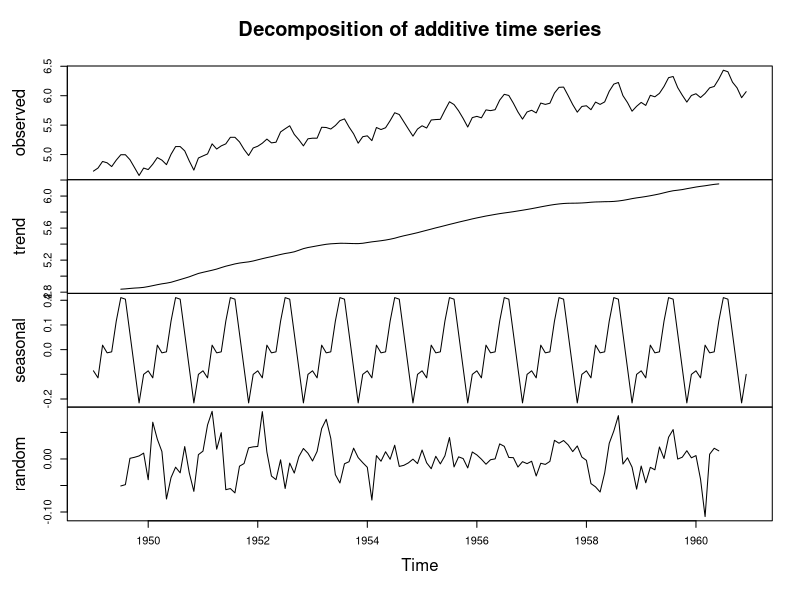
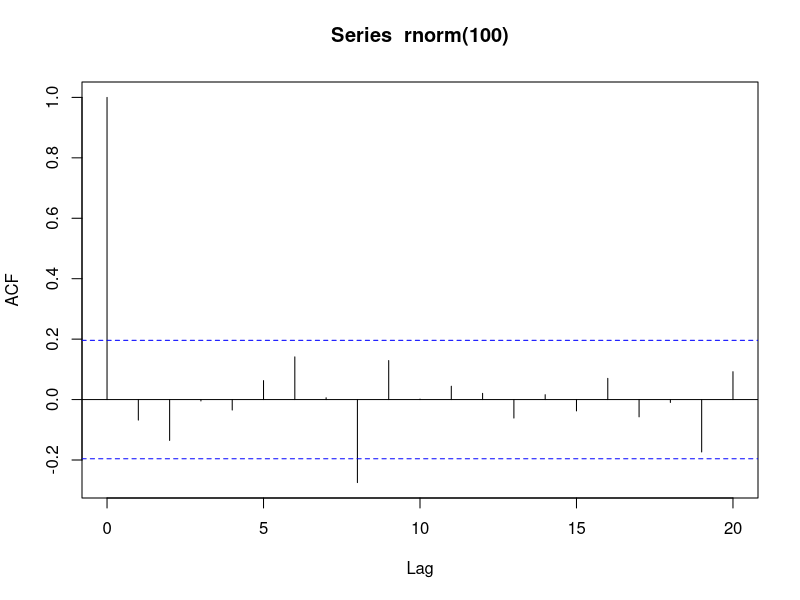
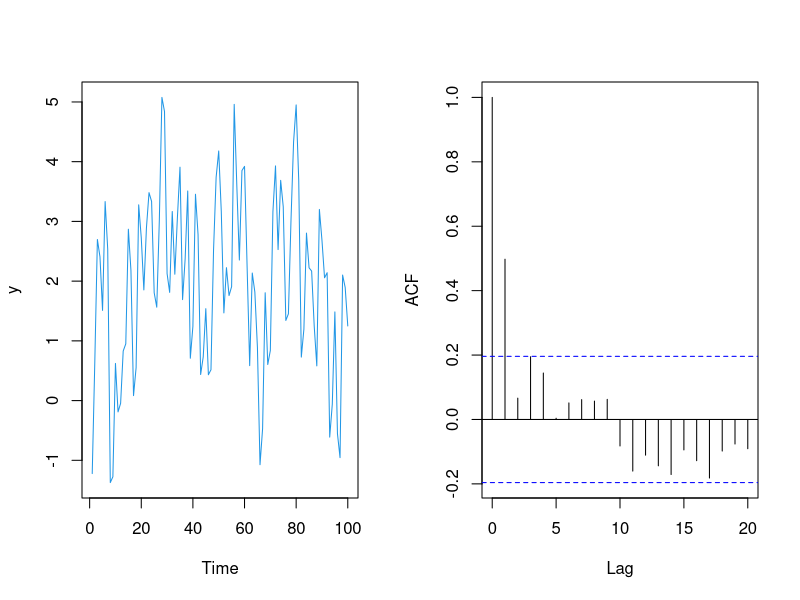
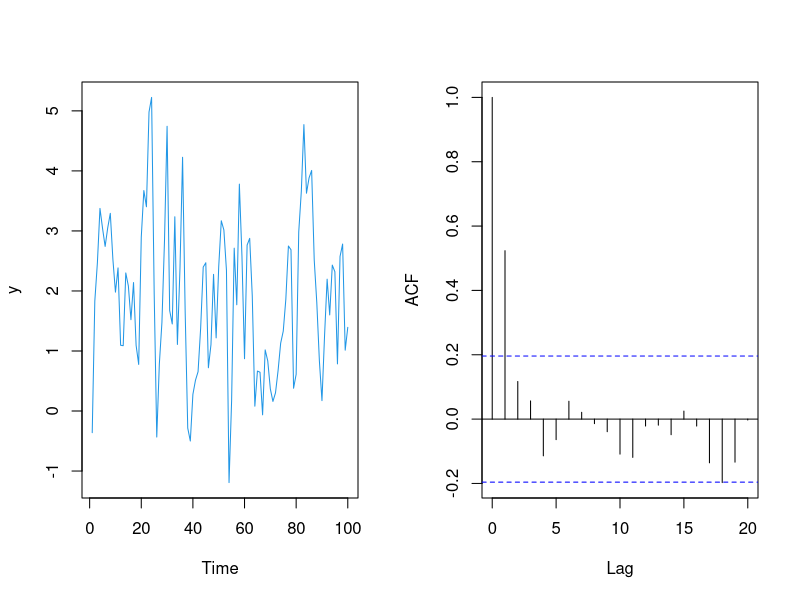
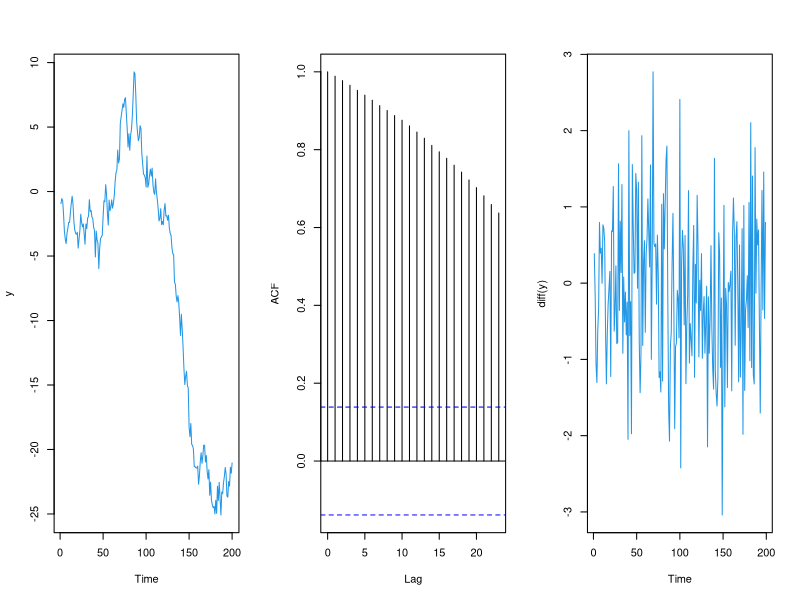
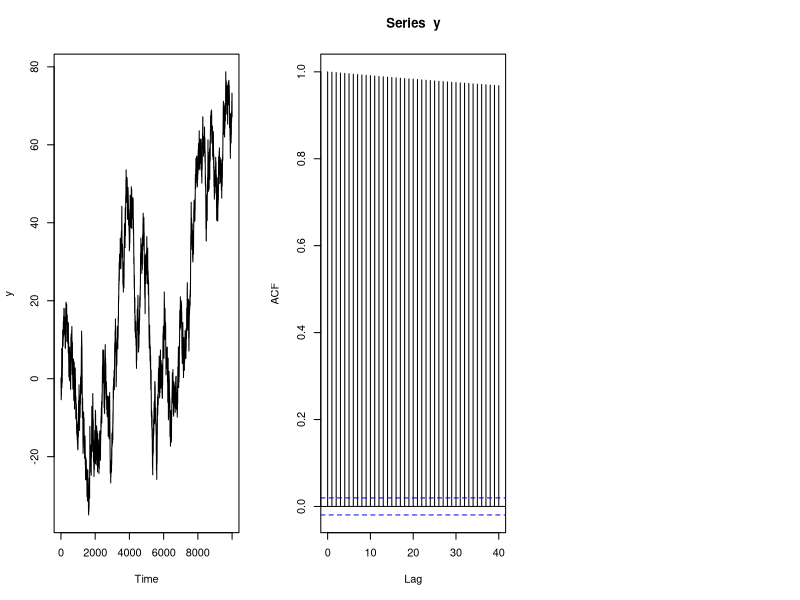
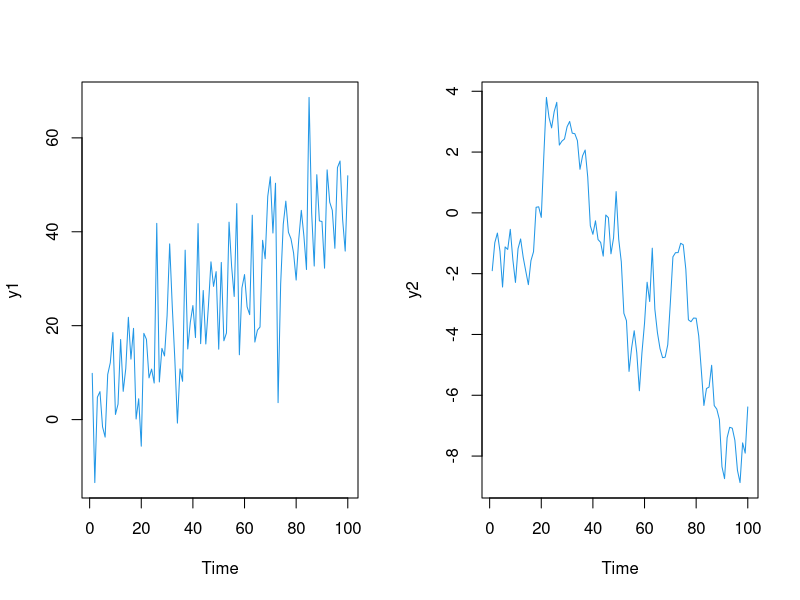

Recreate these plots in R, in order. (Note: this script raises an error after producing the figures.)
#2023_09_14
install.packages("tidyverse")
library(tidyverse)
AirPassengers %>% log %>% decompose %>% plot 

# log transformation => data의 variance가 Stablize 된다. => Variance가 keep increasing 방지

# %>% = pipeline = plug in = Take the log
# notation
#

# White noise = stochastic process = stationary

# Weak stationarity
# mean value, Variance가 t에 대해 독립
# 공분산이 시차 k에는 의존하지만 t에 대해 독립이다.

# Strict stationarity
# 결합확률분포가 주어져있는 것임, 그리고 그 것이 시간에 따라 일정하다고 가정

# Gaussian processes

acf(rnorm(100))

#acf of White noise
# ACF means Autocorrelation Function
# remaining value quites small number
# we can see blue dot curve

# Stationary Process
# 자기상관함수의 모습

# Yt = 2 + Et + Et-1
# EPS = Error term
# No trend, weakly stationary process
# acf 함수 = correlation, X축 = k = 시차 // # k = 0 => 2*Sigma제곱, 점점 작아짐

y = eps = rnorm(100)
for (i in 2:100) y[i] = 2 + eps[i] + eps[i-1]
par(mfrow=c(1,2))
ts.plot(y, col=4); acf(y,main="")


# EX2
# Xt = u + Et - Et-1
# Xt is stationary process.
# k = 1에서 음수 값을 보인다.
# Sign이 음수로 바뀌었다. 전항이랑 비교하기
# negative situation => Accerallation
# 좀더 가속화된 경향을 보인다. 빠르게 올라갔다가, 내려갔다가 함

y = eps = rnorm(100)
for (i in 2:100) y[i] = 2 + eps[i] + eps[i-1]
par(mfrow=c(1,2))
ts.plot(y, col=4); acf(y,main="")


# Non-Stationary process
# Random work 랜덤 워크 프로세스는 Not weakly stationary
# rnorm 숫자 넣을때마다 심각하게 바뀐다.
# e간의 상관계수가 매우 높다.
# 좋은 지표가 아니다. detrending, deseasonalisng을 해야 한다.
# 그래서, 우리는 difference를 했더니 => Weakly stationary가 되었다.

# 분산이 굉장히 크다
y = cumsum(rnorm(200)) # RW
par(mfrow=c(1,3))
ts.plot(y, col=4); acf(y,main=""); ts.plot(diff(y), col=4)

# 수업시간
# rnorm 숫자 = t가 커지면, acf가 거의 1의 값과 가깝다.
# 즉, 높은 자기상관관계를 보여준다.
# ACF = t/ Root(t(t+k))

y = cumsum(rnorm(10000))
ts.plot(y)
acf(y)


# deterministic trends
# 시간이 지남에 따라 0.5씩 항상증가
# 분산도 점차 증가 10을 곱했기 때문
# y2
# stochastic trends
# 계속 돌려보면, 증가할 수도 있고, 감소할 수도 있다.

time = 1:100
y1 = 0.5 * time + 10*rnorm(100) # deterministic trend
y2 = cumsum(rnorm(100)) # stochastic trend
par(mfrow=c(1,2))
ts.plot(y1, col=4); ts.plot(y2, col=4)


# 잔차= y1이라는 타임시리즈에서 time effect를 제거하는 것
# detrending time series
# linear regressiong을 사용하여, detrending을 할 수 있다. = eps1
# eps2 는 differencing을 사용하여, detrending
# 결국 stationary process를 만들었다.

eps1 = lm(y ~ time)$residual
eps2 = diff(y2)
par(mfrow=c(1,2))
ts.plot(eps1, col=4); ts.plot(eps2, col=4)

# S&P 500
# checkresiduals 함수 => 3 plot 제공 (ACF, histogram)
library(MASS); library(forecast)
checkresiduals(SP500)






